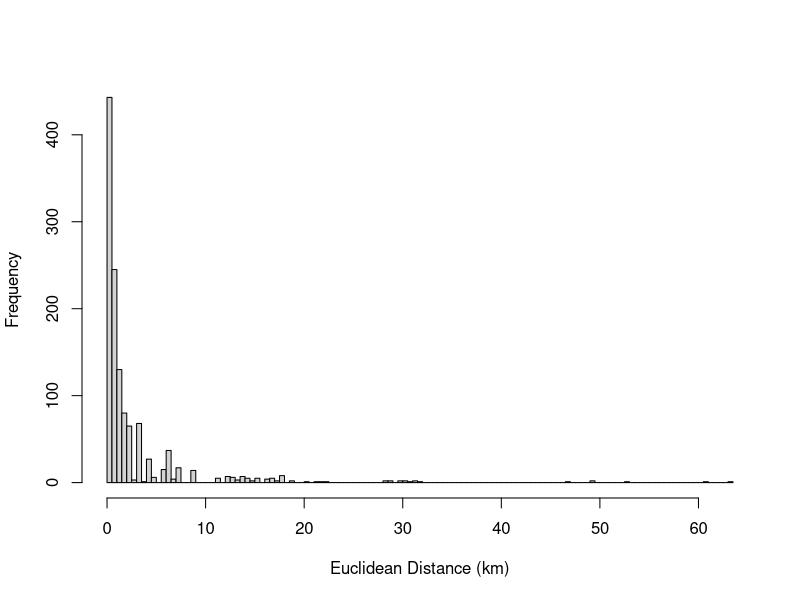
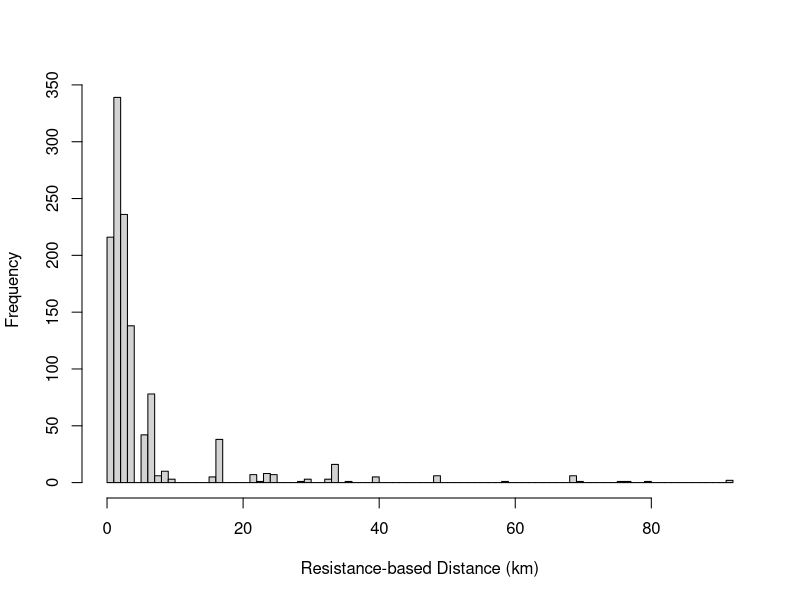

R code for these plots, in order:
###########################################################################
#
# Exploting the distribution of allele distance displacements 
#   for Golden-Lion Tamarins (Leontopithecus rosalia)
# 
# Bernardo Niebuhr <bernardo_brandaum@yahoo.com.br>
# Andreia Moraes <andreia_magro@hotmail.com>
#
# Citation: Moraes et al. Landscape connectivity influences gene flow of 
#   endangered golden lion tamarins (Leontopithecus rosalia) from Atlantic Forest.
#   Submitted to Molecular Ecology.
#
# Feel free to use, modify, and share
# No rights in this world are reserved
###########################################################################

# Loading packages
library(TeachingDemos)

# OPTIONS
# Plot figures?
plot_figures <- FALSE

# Directories
datadir <- "/home/leecb/Dropbox/Moraes et al_connectivity/Allele_movement_final_code/Data"
resultsdir <- "/home/leecb/Dropbox/Moraes et al_connectivity/Allele_movement_final_code/Results"

# Working directory - to load data
setwd(datadir)

# Loading data
dist <- read.table("Distance_between_shared_alleles.csv", header = T, sep = "\t")
head(dist)

#############################
# Ploting Euclidean and Resistance-based distances

# Setting to results folder
setwd(resultsdir)

# Average Euclidean distance
hist(dist$Euclidean_distance/1000, xlab = "Euclidean Distance (km)", ylab = "Frequency", 
     main = "", breaks = 100)

# Average Resistance-based distances
hist(dist$Resistance_based_distance/1000, xlab = "Resistance-based Distance (km)", ylab = "Frequency", 
     main = "", breaks = 100)

# Cutting by the 95th percentile of Euclidean distance
quantile(dist$Euclidean_distance, 0.95) # around 14 km

# Data correspondent to Euclidean distance only up ate 14 km
d <- subset(dist, Euclidean_distance <= 14000) 

# One type of plot
if(plot_figures) {
  tiff("euclid_resist_distance_v1.tif", width = 20, height = 15, units = "cm", res = 300)
  hist(d$Euclidean_distance/1000, xlab = "Euclidean Distance (km)", ylab = "Number of shared alleles", 
       main = "", breaks = seq(0,14,0.5), xlim = c(0, 14), cex.lab = 1.3)
  graphics::text(7, 140, "Resistance-based distance (km)", cex = 1)
  hefdis <- function()
    hist(d$Resistance_based_distance/1000, breaks = seq(0,25,0.5), main = "",
         xlab = "", ylab = "")
  subplot(hefdis(), c(4,10), c(200, 400))
  dev.off()
}

# Another type of plot
if(plot_figures) {
  tiff("euclid_resist_distance_v2.tif", width = 169, height = 100, units = "mm", res = 300)
  par(mfrow = c(1,2), oma = c(0,3,1,0) + 0.1, mar = c(4,2,1,0) + 0.1)
  hist(d$Euclidean_distance/1000, xlab = "Euclidean distance (km)", ylab = "", font.lab=2,
       main = "", breaks = seq(0,14,0.5), xlim = c(0, 14), cex.lab = 1.2, family="serif")
  legend("topright", legend = "(a)", bty = "n", cex = 1.1)
  hist(d$Resistance_based_distance/1000, breaks = seq(0,25,0.5), main = "",
      xlab = "Resistance-based distance (km)", ylab = "", cex.lab = 1.2, font.lab=2, axes = F, family="serif")
  axis(2)
  axis(1, at = seq(0,25,5), labels = seq(0,25,5))
  legend("topright", legend = "(b)", bty = "n", cex = 1.1)
  mtext("Number of shared alleles", side = 2, outer = T, line = 1, font = 2, cex = 1.2, family="serif")
  dev.off()
}

############################
# Calculating statistics

# Euclidean distance
mean(dist$Euclidean_distance/1000); sd(dist$Euclidean_distance/1000)
median(dist$Euclidean_distance/1000); quantile(dist$Euclidean_distance/1000, probs = c(0.05, 0.91, 0.95))

# Resistance-based distance
mean(dist$Resistance_based_distance/1000, na.rm = T); sd(dist$Resistance_based_distance/1000, na.rm = T)
median(dist$Resistance_based_distance/1000, na.rm = T); quantile(dist$Resistance_based_distance/1000, na.rm = T, probs = c(0.05, 0.95))
max(d$Resistance_based_distance/1000, na.rm = T)

median(dist$Resistance_based_distance/1000, na.rm = T)/median(dist$Euclidean_distance/1000)
